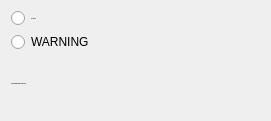
              <widget class="QFrame" name="frame_4">
               <property name="minimumSize">
                <size>
                 <width>271</width>
                 <height>121</height>
                </size>
               </property>
               <property name="maximumSize">
                <size>
                 <width>271</width>
                 <height>121</height>
                </size>
               </property>
               <layout class="QVBoxLayout" name="verticalLayout_23">
                <item>
                 <widget class="QRadioButton" name="diff_pressure_nwarn">
                  <property name="font">
                   <font>
                    <family>Inter</family>
                    <pointsize>-1</pointsize>
                    <weight>50</weight>
                    <bold>false</bold>
                   </font>
                  </property>
                  <property name="text">
                   <string>NO WARN</string>
                  </property>
                  <property name="checkable">
                   <bool>true</bool>
                  </property>
                  <property name="checked">
                   <bool>false</bool>
                  </property>
                  <attribute name="buttonGroup">
                   <string notr="true">buttonGroup_24</string>
                  </attribute>
                 </widget>
                </item>
                <item>
                 <widget class="QRadioButton" name="diff_pressure_warn">
                  <property name="text">
                   <string>WARNING</string>
                  </property>
                  <property name="checkable">
                   <bool>true</bool>
                  </property>
                  <attribute name="buttonGroup">
                   <string notr="true">buttonGroup_24</string>
                  </attribute>
                 </widget>
                </item>
                <item>
                 <widget class="QLabel" name="label_39">
                  <property name="font">
                   <font>
                    <family>Inter</family>
                    <pointsize>-1</pointsize>
                    <weight>75</weight>
                    <bold>true</bold>
                   </font>
                  </property>
                  <property name="text">
                   <string>LOW DIFFERENTIAL PRESSURE</string>
                  </property>
                 </widget>
                </item>
               </layout>
              </widget>
